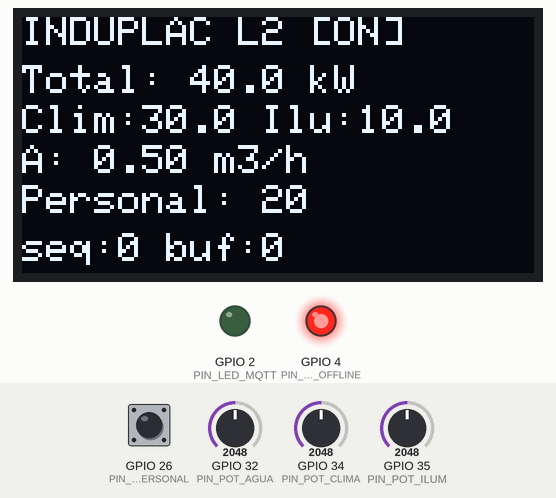
Simulated run of this sketch. Board: ESP32. Shown: 128×64 one-colour display, output pins drawn as LEDs (lit = HIGH). The inputs (shaded band) are chosen by the test bench; at power-on: GPIO 26 (PIN_BTN_PERSONAL) HIGH, GPIO 34 (PIN_POT_CLIMA) = 2048, GPIO 32 (PIN_POT_AGUA) = 2048, GPIO 35 (PIN_POT_ILUM) = 2048 (analog values on the 0–4095 scale). WiFi joins after 1.5 s; servers stay silent unless stated; the local clock reads 2024-03-15 10:24:30 at power-on unless the sketch sets it; random numbers use the default seed unless the sketch sets one; no MQTT or app messages arrive unless stated; what the sketch prints to the serial monitor is not drawn.

Above: at 2.8 s.
2.9 s: GPIO 26 (PIN_BTN_PERSONAL) pulled LOW for 0.15 s
At 5.5 s:
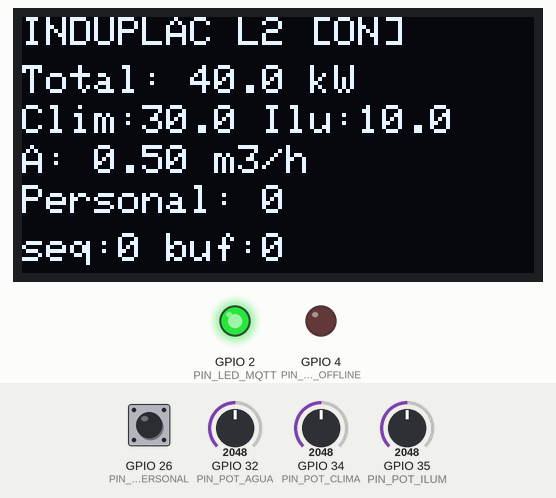
6.5 s: GPIO 34 (PIN_POT_CLIMA) set to 3603
At 7.0 s:
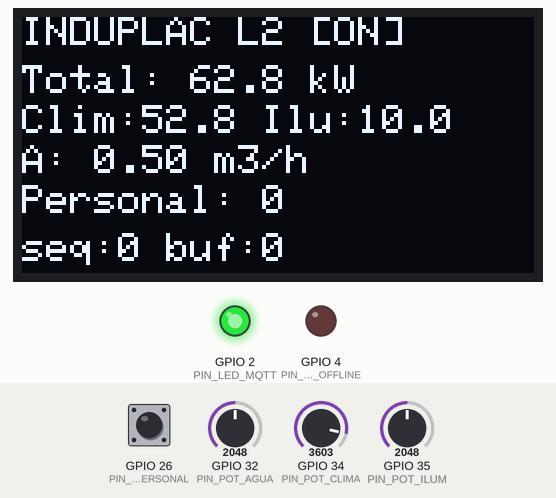
10.2 s: GPIO 32 (PIN_POT_AGUA) set to 2866
At 11.2 s:
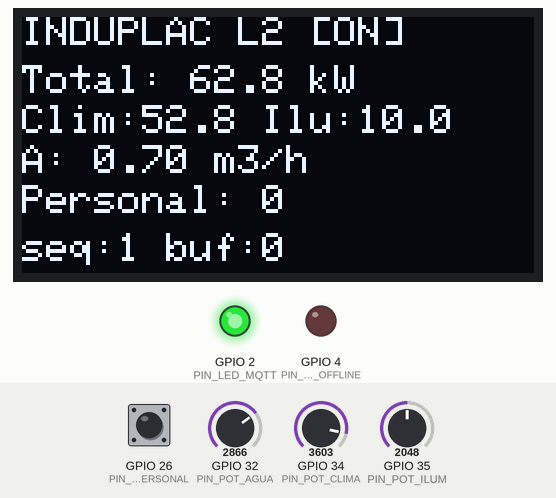
13.9 s: GPIO 35 (PIN_POT_ILUM) set to 2866
At 16.3 s:
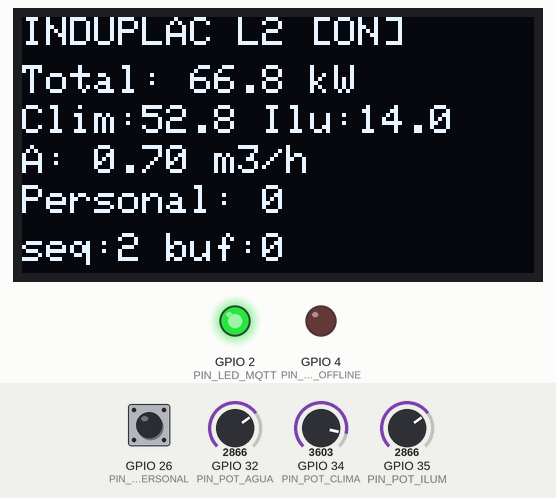
17.1 s: GPIO 26 (PIN_BTN_PERSONAL) pulled LOW for 1 s
At 19.0 s:
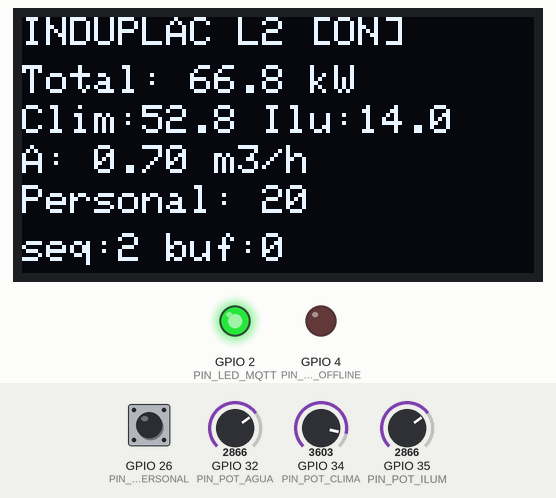
21.8 s: GPIO 34 (PIN_POT_CLIMA) set to 4095
At 22.9 s:
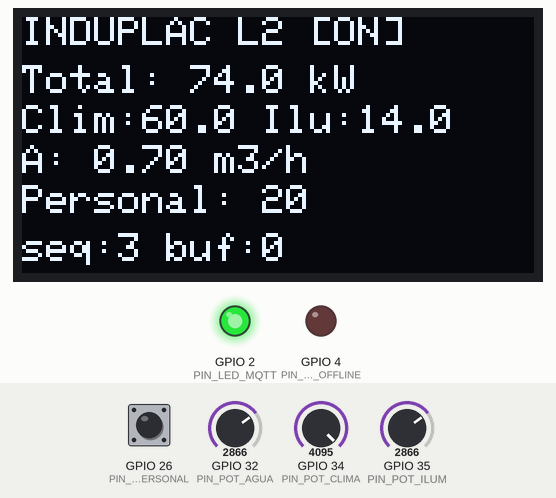
Timing chart, 0 to 24.8 s (numbered marks = the images above; inputs shaded):
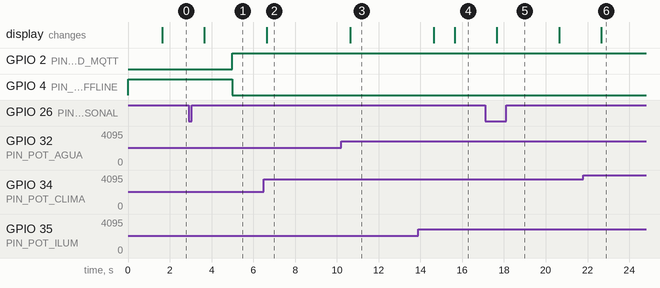

Measured:
- after the input at 2.9 s, the display: changes after 0.74 s (image 1)
- after the input at 6.5 s, the display: changes after 0.14 s (image 2)

The sketch:

sketch.ino
```cpp
/*
 * ============================================================
 *  INDUPLAC IoT — Prototipo Wokwi  (Local 2 · Oficinas)
 *  ESP32 DevKit v1
 *
 *  Basado en el prototipo de la Planta (simulation/wokwi-local1, de Sebastián Fuentes).
 *  Oficinas no tiene UV ni producción: la energía se mide separada en
 *  climatización e iluminación, y el total es la suma de las dos.
 *
 *  Variables monitoreadas:
 *    - energia_climatizacion_kw → potenciómetro GPIO 34  (rango 0–60 kW)
 *    - energia_iluminacion_kw   → potenciómetro GPIO 35  (rango 0–20 kW)
 *    - energia_kw               → suma de las dos (0–80 kW)
 *    - agua_m3h                 → potenciómetro GPIO 32  (rango 0.00–1.00 m³/h)
 *    - agua_m3_acum             → acumulado en software
 *    - personal_activo          → botón GPIO 26  (20 ↔ 0: inicio y fin de turno)
 *
 *  Broker: EMQX Cloud (MQTTS, puerto 8883)
 *  Usuario: esp32-local2 · Client ID: esp32-local-02-xxxx
 *  Topic:  induplac/local2/telemetria
 *  Payload: JSON con device_id, seq, ts y las métricas (mismo formato que
 *           edge/simular_esp32.py para local2)
 *
 *  Ring Buffer: 50 registros en RAM
 *  Alertas locales (informativas; las oficiales las calcula el Edge):
 *    - energía > promedio×1.2 de las últimas lecturas → alerta consumo
 *    - caudal > 0.05 m³/h fuera de horario (22:00–06:00 o fin de semana) → posible fuga
 *
 *  LEDs:
 *    - GPIO 2 (verde) → MQTT conectado y publicando
 *    - GPIO 4 (rojo)  → modo offline / buffer activo
 *
 *  OLED SH1107 128×64 I2C
 *    SDA=GPIO21  SCL=GPIO22  Dirección=0x3C
 * ============================================================
 *
 *  Librerías necesarias (instalar en Wokwi vía libraries.txt):
 *    - PubSubClient          (Nick O'Leary)
 *    - ArduinoJson           (Benoit Blanchon)
 *    - Adafruit SH110X       (Adafruit)
 *    - Adafruit GFX Library  (Adafruit)
 *    - WiFiClientSecure      (incluida en ESP32 Arduino core)
 * ============================================================
 */

#include <WiFi.h>
#include <WiFiClientSecure.h>
#include <PubSubClient.h>
#include <ArduinoJson.h>
#include <Wire.h>
#include <Adafruit_GFX.h>
#include <Adafruit_SH110X.h>
#include <time.h>

// ─────────────────────────────────────────────
//  CONFIGURACIÓN — editar antes de usar
// ─────────────────────────────────────────────

// WiFi
const char* WIFI_SSID     = "Wokwi-GUEST";
const char* WIFI_PASSWORD = "";

// EMQX Cloud
const char* MQTT_HOST     = "gb12d98f.ala.us-east-1.emqxsl.com";
const char* MQTT_USER     = "esp32-local2";
const char* MQTT_PASSWORD = "CLAVE";   // la de esp32-local2: la tiene Abraham, NO subirla al repo
const int   MQTT_PORT     = 8883;
const char* MQTT_TOPIC    = "induplac/local2/telemetria";
const char* MQTT_TOPIC_ALERTAS = "induplac/local2/alertas";
const char* DEVICE_ID     = "esp32-local-02";

// NTP
const char* NTP_SERVER    = "pool.ntp.org";
const long  GMT_OFFSET    = -3 * 3600;   // América/Santiago UTC−3
const int   DST_OFFSET    = 0;           // ajustar en horario de verano

// Rangos de los potenciómetros (dentro de lo que valida el Edge: 0–250 kW y 0–50 m³/h)
const float CLIMA_MAX_KW  = 60.0;
const float ILUM_MAX_KW   = 20.0;
const float AGUA_MAX_M3H  = 1.0;
const float FUGA_M3H      = 0.05;        // mismo umbral de fuga que el Edge para local2
const uint8_t PERSONAL_TURNO = 20;       // dotación de Oficinas (PERSONAL_TURNO_LOCAL2)

// ─────────────────────────────────────────────
//  PINES
// ─────────────────────────────────────────────
#define PIN_POT_CLIMA     34
#define PIN_POT_ILUM      35
#define PIN_POT_AGUA      32
#define PIN_BTN_PERSONAL  26
#define PIN_LED_MQTT       2
#define PIN_LED_OFFLINE    4

// OLED SH1107 — I2C
#define OLED_SDA          21
#define OLED_SCL          22
#define OLED_I2C_ADDR     0x3C

// ─────────────────────────────────────────────
//  RING BUFFER
// ─────────────────────────────────────────────
#define BUFFER_SIZE 50

struct Registro {
  uint32_t seq;
  time_t   ts;
  float    energia_kw;
  float    clima_kw;
  float    ilum_kw;
  float    agua_m3h;
  float    agua_m3_acum;
  uint8_t  personal_activo;
  bool     is_synced;
};

Registro ringBuffer[BUFFER_SIZE];
uint8_t  bufHead    = 0;
uint8_t  bufTail    = 0;
uint8_t  bufCount   = 0;

// ─────────────────────────────────────────────
//  ESTADO GLOBAL
// ─────────────────────────────────────────────
uint32_t seqCounter       = 0;
float    agua_m3_acum     = 0.0;
uint8_t  personal_activo  = PERSONAL_TURNO;
bool     turnoActivo      = true;

#define ENERGY_HIST 10
float energyHistory[ENERGY_HIST] = {0};
uint8_t energyIdx = 0;

unsigned long lastPublish   = 0;
unsigned long lastOLED      = 0;
const unsigned long PUBLISH_INTERVAL = 5000;
const unsigned long OLED_INTERVAL    = 1000;

// Debounce del botón — detección por flanco, sin delay()
unsigned long lastPressPersonal = 0;
const unsigned long DEBOUNCE_MS = 200;
bool lastStatePersonal = HIGH;

// ─────────────────────────────────────────────
//  OBJETOS
// ─────────────────────────────────────────────
WiFiClientSecure  wifiClient;
PubSubClient      mqttClient(wifiClient);

#define OLED_WIDTH  128
#define OLED_HEIGHT  64
Adafruit_SH1107 display(OLED_WIDTH, OLED_HEIGHT, &Wire, -1);

// ─────────────────────────────────────────────
//  DECLARACIONES ADELANTADAS
// ─────────────────────────────────────────────
void connectWiFi();
void syncNTP();
void connectMQTT();
void leerSensores(float &clima, float &ilum, float &agua);
void leerBoton();
void guardarEnBuffer(float clima, float ilum, float agua);
bool publicarRegistro(const Registro &r);
void flushBuffer();
void checkAlertas(float energia, float agua);
float promedioEnergia();
bool fueraDeHorario();
void actualizarOLED(float clima, float ilum, float agua, bool mqtt_ok);
void setLEDs(bool mqttOK);
String buildPayload(const Registro &r);

// ═════════════════════════════════════════════
//  SETUP
// ═════════════════════════════════════════════
void setup() {
  Serial.begin(115200);
  Serial.println("\n[INDUPLAC L2] Iniciando...");

  pinMode(PIN_LED_MQTT,    OUTPUT);
  pinMode(PIN_LED_OFFLINE, OUTPUT);
  digitalWrite(PIN_LED_MQTT,    LOW);
  digitalWrite(PIN_LED_OFFLINE, HIGH);

  // Botón con pull-up interno
  pinMode(PIN_BTN_PERSONAL, INPUT_PULLUP);

  analogReadResolution(12);
  analogSetAttenuation(ADC_11db);

  Wire.begin(OLED_SDA, OLED_SCL);
  if (!display.begin(OLED_I2C_ADDR, true)) {
    Serial.println("[OLED] No encontrada — continuando sin pantalla");
  } else {
    display.clearDisplay();
    display.setTextSize(1);
    display.setTextColor(SH110X_WHITE);
    display.setCursor(0, 0);
    display.println("INDUPLAC IoT");
    display.println("Oficinas");
    display.println("Iniciando...");
    display.display();
  }

  connectWiFi();
  syncNTP();

  wifiClient.setInsecure();
  mqttClient.setServer(MQTT_HOST, MQTT_PORT);
  mqttClient.setBufferSize(512);
  connectMQTT();

  Serial.println("[INDUPLAC L2] Setup completo. Publicando cada 5 s.");
}

// ═════════════════════════════════════════════
//  LOOP PRINCIPAL
// ═════════════════════════════════════════════
void loop() {
  if (!mqttClient.connected()) {
    setLEDs(false);
    connectMQTT();
  }
  mqttClient.loop();

  leerBoton();

  unsigned long ahora = millis();

  if (ahora - lastPublish >= PUBLISH_INTERVAL) {
    lastPublish = ahora;

    float clima, ilum, agua;
    leerSensores(clima, ilum, agua);

    agua_m3_acum += agua * (PUBLISH_INTERVAL / 3600000.0);

    guardarEnBuffer(clima, ilum, agua);
    checkAlertas(clima + ilum, agua);

    if (mqttClient.connected()) {
      flushBuffer();
      setLEDs(true);
    } else {
      setLEDs(false);
      Serial.printf("[OFFLINE] Buffer: %d/%d registros pendientes\n",
                    bufCount, BUFFER_SIZE);
    }
  }

  if (ahora - lastOLED >= OLED_INTERVAL) {
    lastOLED = ahora;
    float c, i, a;
    leerSensores(c, i, a);
    actualizarOLED(c, i, a, mqttClient.connected());
  }
}

// ═════════════════════════════════════════════
//  WIFI
// ═════════════════════════════════════════════
void connectWiFi() {
  Serial.printf("[WiFi] Conectando a %s", WIFI_SSID);
  WiFi.begin(WIFI_SSID, WIFI_PASSWORD);
  while (WiFi.status() != WL_CONNECTED) {
    delay(500);
    Serial.print(".");
  }
  Serial.printf("\n[WiFi] Conectado — IP: %s\n",
                WiFi.localIP().toString().c_str());
}

// ═════════════════════════════════════════════
//  NTP
// ═════════════════════════════════════════════
void syncNTP() {
  Serial.print("[NTP] Sincronizando hora...");
  configTime(GMT_OFFSET, DST_OFFSET, NTP_SERVER);
  struct tm timeinfo;
  int intentos = 0;
  while (!getLocalTime(&timeinfo) && intentos < 20) {
    delay(500);
    Serial.print(".");
    intentos++;
  }
  if (intentos < 20) {
    Serial.printf("\n[NTP] Hora: %02d:%02d:%02d %02d/%02d/%04d\n",
                  timeinfo.tm_hour, timeinfo.tm_min, timeinfo.tm_sec,
                  timeinfo.tm_mday, timeinfo.tm_mon + 1,
                  timeinfo.tm_year + 1900);
  } else {
    Serial.println("\n[NTP] FALLO — timestamps serán inválidos");
  }
}

// ═════════════════════════════════════════════
//  MQTT
// ═════════════════════════════════════════════
void connectMQTT() {
  int reintentos = 0;
  while (!mqttClient.connected() && reintentos < 5) {
    Serial.printf("[MQTT] Conectando a %s...", MQTT_HOST);
    String clientId = String(DEVICE_ID) + "-" + String(random(0xffff), HEX);
    if (mqttClient.connect(clientId.c_str(), MQTT_USER, MQTT_PASSWORD)) {
      Serial.println(" OK");
    } else {
      Serial.printf(" FALLO (rc=%d) — reintentando en 3 s\n",
                    mqttClient.state());
      delay(3000);
      reintentos++;
    }
  }
}

// ═════════════════════════════════════════════
//  SENSORES
// ═════════════════════════════════════════════
void leerSensores(float &clima, float &ilum, float &agua) {
  int rawC = analogRead(PIN_POT_CLIMA);
  int rawI = analogRead(PIN_POT_ILUM);
  int rawA = analogRead(PIN_POT_AGUA);

  clima = (rawC / 4095.0) * CLIMA_MAX_KW;
  ilum  = (rawI / 4095.0) * ILUM_MAX_KW;
  agua  = (rawA / 4095.0) * AGUA_MAX_M3H;

  clima = roundf(clima * 10) / 10.0;
  ilum  = roundf(ilum  * 10) / 10.0;
  agua  = roundf(agua  * 100) / 100.0;   // 2 decimales: el umbral de fuga es 0.05
}

// ═════════════════════════════════════════════
//  BOTÓN — debounce por flanco HIGH→LOW
// ═════════════════════════════════════════════
void leerBoton() {
  unsigned long ahora = millis();

  bool state = digitalRead(PIN_BTN_PERSONAL);
  if (lastStatePersonal == HIGH && state == LOW) {
    if (ahora - lastPressPersonal > DEBOUNCE_MS) {
      lastPressPersonal = ahora;
      turnoActivo = !turnoActivo;
      personal_activo = turnoActivo ? PERSONAL_TURNO : 0;
      Serial.printf("[BTN] Personal activo: %u\n", personal_activo);
    }
  }
  lastStatePersonal = state;
}

// ═════════════════════════════════════════════
//  RING BUFFER
// ═════════════════════════════════════════════
void guardarEnBuffer(float clima, float ilum, float agua) {
  time_t ahora;
  time(&ahora);

  Registro &r    = ringBuffer[bufHead];
  r.seq          = seqCounter++;
  r.ts           = ahora;
  r.clima_kw     = clima;
  r.ilum_kw      = ilum;
  r.energia_kw   = roundf((clima + ilum) * 10) / 10.0;
  r.agua_m3h     = agua;
  r.agua_m3_acum = agua_m3_acum;
  r.personal_activo = personal_activo;
  r.is_synced    = false;

  bufHead = (bufHead + 1) % BUFFER_SIZE;
  if (bufCount < BUFFER_SIZE) {
    bufCount++;
  } else {
    bufTail = (bufTail + 1) % BUFFER_SIZE;
    Serial.println("[BUFFER] FULL — descartando registro más antiguo");
  }
}

// ═════════════════════════════════════════════
//  FLUSH
// ═════════════════════════════════════════════
void flushBuffer() {
  while (bufCount > 0) {
    Registro &r = ringBuffer[bufTail];
    if (!r.is_synced) {
      if (!publicarRegistro(r)) break;
      r.is_synced = true;
    }
    bufTail = (bufTail + 1) % BUFFER_SIZE;
    bufCount--;
  }
}

// ═════════════════════════════════════════════
//  PUBLICAR
// ═════════════════════════════════════════════
bool publicarRegistro(const Registro &r) {
  String payload = buildPayload(r);
  bool ok = mqttClient.publish(MQTT_TOPIC, payload.c_str(), false);
  if (ok) {
    Serial.printf("[MQTT] seq=%u ts=%ld energia=%.1f (clima=%.1f ilum=%.1f) agua=%.2f\n",
                  r.seq, (long)r.ts, r.energia_kw, r.clima_kw, r.ilum_kw, r.agua_m3h);
  } else {
    Serial.printf("[MQTT] FALLO al publicar seq=%u\n", r.seq);
  }
  return ok;
}

// ═════════════════════════════════════════════
//  PAYLOAD JSON
// ═════════════════════════════════════════════
String buildPayload(const Registro &r) {
  StaticJsonDocument<320> doc;
  doc["device_id"]                = DEVICE_ID;
  doc["seq"]                      = r.seq;
  doc["ts"]                       = (long)r.ts;
  doc["energia_kw"]               = r.energia_kw;
  doc["energia_climatizacion_kw"] = r.clima_kw;
  doc["energia_iluminacion_kw"]   = r.ilum_kw;
  doc["agua_m3_acum"]             = roundf(r.agua_m3_acum * 10000) / 10000.0;
  doc["agua_m3h"]                 = r.agua_m3h;
  doc["personal_activo"]          = r.personal_activo;

  String out;
  serializeJson(doc, out);
  return out;
}

// ═════════════════════════════════════════════
//  ALERTAS (informativas)
// ═════════════════════════════════════════════
bool fueraDeHorario() {
  struct tm t;
  if (!getLocalTime(&t, 10)) return false;         // sin hora, no se acusa fuga
  bool finDeSemana = (t.tm_wday == 0 || t.tm_wday == 6);
  return finDeSemana || t.tm_hour >= 22 || t.tm_hour < 6;
}

void checkAlertas(float energia, float agua) {
  energyHistory[energyIdx] = energia;
  energyIdx = (energyIdx + 1) % ENERGY_HIST;

  float promedio = promedioEnergia();

  if (promedio > 0 && energia > promedio * 1.2) {
    String msg = "ALERTA: energia=" + String(energia, 1) +
                 " kW supera 120% del promedio (" + String(promedio, 1) + " kW)";
    Serial.println("[ALERTA] " + msg);
    if (mqttClient.connected())
      mqttClient.publish(MQTT_TOPIC_ALERTAS, msg.c_str());
  }

  if (agua > FUGA_M3H && fueraDeHorario()) {
    String msg = "ALERTA AGUA: caudal=" + String(agua, 2) +
                 " m3/h fuera de horario — POSIBLE FUGA";
    Serial.println("[ALERTA] " + msg);
    if (mqttClient.connected())
      mqttClient.publish(MQTT_TOPIC_ALERTAS, msg.c_str());
  }
}

float promedioEnergia() {
  float suma = 0;
  int   cnt  = 0;
  for (int i = 0; i < ENERGY_HIST; i++) {
    if (energyHistory[i] > 0) { suma += energyHistory[i]; cnt++; }
  }
  return cnt > 0 ? suma / cnt : 0;
}

// ═════════════════════════════════════════════
//  LEDs
// ═════════════════════════════════════════════
void setLEDs(bool mqttOK) {
  digitalWrite(PIN_LED_MQTT,    mqttOK ? HIGH : LOW);
  digitalWrite(PIN_LED_OFFLINE, mqttOK ? LOW  : HIGH);
}

// ═════════════════════════════════════════════
//  OLED
// ═════════════════════════════════════════════
void actualizarOLED(float clima, float ilum, float agua, bool mqtt_ok) {
  display.clearDisplay();
  display.setTextSize(1);
  display.setTextColor(SH110X_WHITE);

  display.setCursor(0, 0);
  display.print("INDUPLAC L2 ");
  display.println(mqtt_ok ? "[ON]" : "[OFF]");

  display.setCursor(0, 12);
  display.printf("Total: %.1f kW", clima + ilum);

  display.setCursor(0, 22);
  display.printf("Clim:%.1f Ilu:%.1f", clima, ilum);

  display.setCursor(0, 32);
  display.printf("A: %.2f m3/h %s", agua,
                 (agua > FUGA_M3H && fueraDeHorario()) ? "!FUGA" : "");

  display.setCursor(0, 42);
  display.printf("Personal: %u", personal_activo);

  display.setCursor(0, 54);
  display.printf("seq:%u buf:%d", seqCounter > 0 ? seqCounter - 1 : 0, bufCount);

  display.display();
}
```
